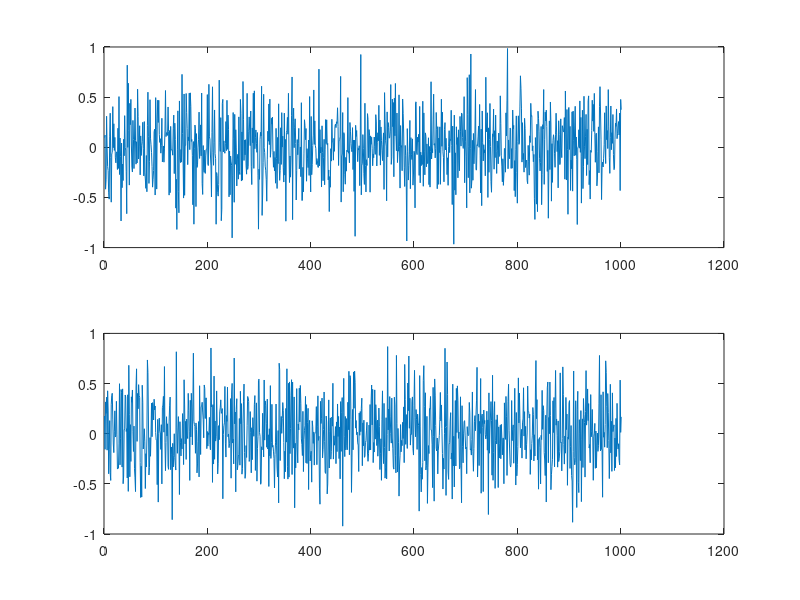
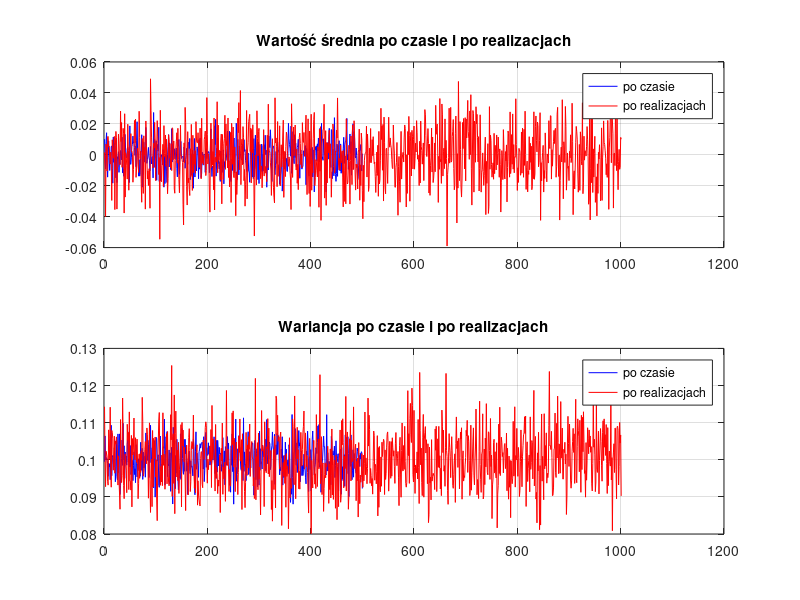

Write the MATLAB code that produced these figures, in order.
clear all, close all;
%LAB 1_2
load('StochasticProcess.mat')

%% KROPKA1 - wykreślenie przebiegów
figure;
subplot(2,1,1);
plot(1:1001, StochasticProcess(100,:));
subplot(2,1,2);
plot(1:1001, StochasticProcess(300,:));

%% KROPKA 2 - estymaty
%Estymaty po realizacjach
%%Wartość średnia 
m_po_real = [];
for i = 1:1001
    wn = mean(StochasticProcess(2:501, i));
    m_po_real(i) = wn;
end

%%Wariancja
var_po_real = [];
for i = 1:1001
    wn = var(StochasticProcess(2:501, i));
    var_po_real(i) = wn;
end

%Estymaty po czasie
%%Wartość średnia
m_po_t = [];
for i = 2:501
    wn = mean(StochasticProcess(i,:));
    m_po_t(i-1) = wn; 
end

%%Wariancja
var_po_t = [];
for i = 2:501
    wn = var(StochasticProcess(i,:));
    var_po_t(i-1) = wn; 
end

%% KROPKA3 - wykresy
figure;
subplot(2,1,1)
plot(1:500,m_po_t, 'b',1:1001, m_po_real, 'r');
title('Wartość średnia po czasie i po realizacjach');
legend('po czasie', 'po realizacjach');
grid on;

subplot(2,1,2)
plot(1:500,var_po_t, 'b',1:1001, var_po_real, 'r');
title('Wariancja po czasie i po realizacjach');
legend('po czasie', 'po realizacjach');
grid on;

%Wartości średnie 
Sr_m_po_real = mean(m_po_real); % = -0.000825
Sr_m_po_t = mean(m_po_t); % = -0.000825

Sr_var_po_real = mean(var_po_real); % = 0.1001
Sr_var_po_t = mean(var_po_t); % = 0.1002

%Czy jest ergodyczny?
% układ jest ergodyczny, średnie wartości średnich oraz wariancji po czasie i po realizacjach są takie same.

%Czy jest stacjonarny?
% układ nie jest stacjonarny, wariancje zmiennych losowych nie są takie same.





